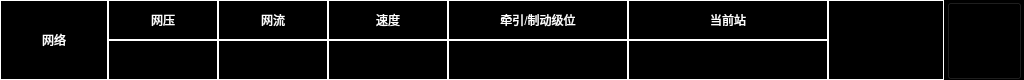
<?xml version="1.0" encoding="UTF-8"?>
<ui version="4.0">
 <class>Header</class>
 <widget class="QWidget" name="Header">
  <property name="geometry">
   <rect>
    <x>0</x>
    <y>0</y>
    <width>1024</width>
    <height>80</height>
   </rect>
  </property>
  <property name="windowTitle">
   <string>Form</string>
  </property>
  <property name="styleSheet">
   <string notr="true">QWidget
{
	background-color: black;
}

QLabel
{
	color: white;
	font: 20px, &quot;SimHei&quot;;
	border:1px solid white;
}
	
QPushButton
{
	background-color: black;
}</string>
  </property>
  <widget class="QLabel" name="pageName">
   <property name="geometry">
    <rect>
     <x>0</x>
     <y>0</y>
     <width>108</width>
     <height>80</height>
    </rect>
   </property>
   <property name="text">
    <string>网络</string>
   </property>
   <property name="alignment">
    <set>Qt::AlignCenter</set>
   </property>
  </widget>
  <widget class="QLabel" name="netVoltage">
   <property name="geometry">
    <rect>
     <x>108</x>
     <y>0</y>
     <width>110</width>
     <height>40</height>
    </rect>
   </property>
   <property name="text">
    <string>网压</string>
   </property>
   <property name="alignment">
    <set>Qt::AlignCenter</set>
   </property>
  </widget>
  <widget class="QLabel" name="netVoltageValue">
   <property name="geometry">
    <rect>
     <x>108</x>
     <y>40</y>
     <width>110</width>
     <height>40</height>
    </rect>
   </property>
   <property name="text">
    <string/>
   </property>
   <property name="alignment">
    <set>Qt::AlignCenter</set>
   </property>
  </widget>
  <widget class="QLabel" name="netCurrent">
   <property name="geometry">
    <rect>
     <x>218</x>
     <y>0</y>
     <width>110</width>
     <height>40</height>
    </rect>
   </property>
   <property name="text">
    <string>网流</string>
   </property>
   <property name="alignment">
    <set>Qt::AlignCenter</set>
   </property>
  </widget>
  <widget class="QLabel" name="netCurrentValue">
   <property name="geometry">
    <rect>
     <x>218</x>
     <y>40</y>
     <width>110</width>
     <height>40</height>
    </rect>
   </property>
   <property name="text">
    <string/>
   </property>
   <property name="alignment">
    <set>Qt::AlignCenter</set>
   </property>
  </widget>
  <widget class="QLabel" name="speed">
   <property name="geometry">
    <rect>
     <x>328</x>
     <y>0</y>
     <width>120</width>
     <height>40</height>
    </rect>
   </property>
   <property name="text">
    <string>速度</string>
   </property>
   <property name="alignment">
    <set>Qt::AlignCenter</set>
   </property>
  </widget>
  <widget class="QLabel" name="speedValue">
   <property name="geometry">
    <rect>
     <x>328</x>
     <y>40</y>
     <width>120</width>
     <height>40</height>
    </rect>
   </property>
   <property name="text">
    <string/>
   </property>
   <property name="alignment">
    <set>Qt::AlignCenter</set>
   </property>
  </widget>
  <widget class="QLabel" name="level">
   <property name="geometry">
    <rect>
     <x>448</x>
     <y>0</y>
     <width>180</width>
     <height>40</height>
    </rect>
   </property>
   <property name="text">
    <string>牵引/制动级位</string>
   </property>
   <property name="alignment">
    <set>Qt::AlignCenter</set>
   </property>
  </widget>
  <widget class="QLabel" name="levelValue">
   <property name="geometry">
    <rect>
     <x>448</x>
     <y>40</y>
     <width>180</width>
     <height>40</height>
    </rect>
   </property>
   <property name="text">
    <string/>
   </property>
   <property name="alignment">
    <set>Qt::AlignCenter</set>
   </property>
  </widget>
  <widget class="QLabel" name="currentStation">
   <property name="geometry">
    <rect>
     <x>628</x>
     <y>0</y>
     <width>200</width>
     <height>40</height>
    </rect>
   </property>
   <property name="text">
    <string>当前站</string>
   </property>
   <property name="alignment">
    <set>Qt::AlignCenter</set>
   </property>
  </widget>
  <widget class="QLabel" name="currentStationValue">
   <property name="geometry">
    <rect>
     <x>628</x>
     <y>40</y>
     <width>200</width>
     <height>40</height>
    </rect>
   </property>
   <property name="text">
    <string/>
   </property>
   <property name="alignment">
    <set>Qt::AlignCenter</set>
   </property>
  </widget>
  <widget class="QLabel" name="dataTime">
   <property name="geometry">
    <rect>
     <x>828</x>
     <y>0</y>
     <width>116</width>
     <height>80</height>
    </rect>
   </property>
   <property name="text">
    <string/>
   </property>
   <property name="alignment">
    <set>Qt::AlignCenter</set>
   </property>
  </widget>
  <widget class="QPushButton" name="faultButton">
   <property name="geometry">
    <rect>
     <x>947</x>
     <y>2</y>
     <width>75</width>
     <height>78</height>
    </rect>
   </property>
   <property name="cursor">
    <cursorShape>WhatsThisCursor</cursorShape>
   </property>
   <property name="focusPolicy">
    <enum>Qt::NoFocus</enum>
   </property>
   <property name="styleSheet">
    <string notr="true">background-color: rgb(0, 0, 0);
</string>
   </property>
   <property name="text">
    <string/>
   </property>
  </widget>
 </widget>
 <resources/>
 <connections/>
</ui>
